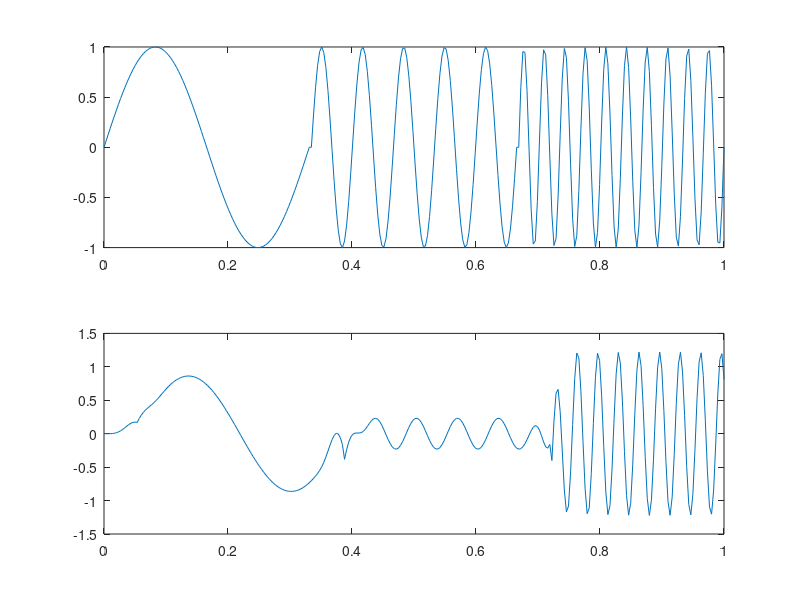

The MATLAB source for this figure:
%FIR filter using window
clc
clear all
close all
%Step 1: Generation of input signal
t=linspace(0,1,300);
t1=linspace(0,1,100);
f1=1;
f2=5;
f3=10;
x1=sin(2*pi*f1*t1);
x2=sin(2*pi*f2*t1);
x3=sin(2*pi*f3*t1);
x=[x1,x2,x3];
% plot(t,x)
%FIR filter
M=32;    %Order of the filter
fc1=1.5;   %Cutoff frequency
fc2=8;
fs=100;  %Sampling frequency
w1=2*(fc1/fs);
w2=2*(fc2/fs);
w=[w1 w2];
h=fir1(M,w,'stop',rectwin(M+1));
%Output of FIR filter
y=filter(h,1,x);
%Plotting of the results
subplot(2,1,1),plot(t,x),
subplot(2,1,2),plot(t,y)
% fvtool(h)
